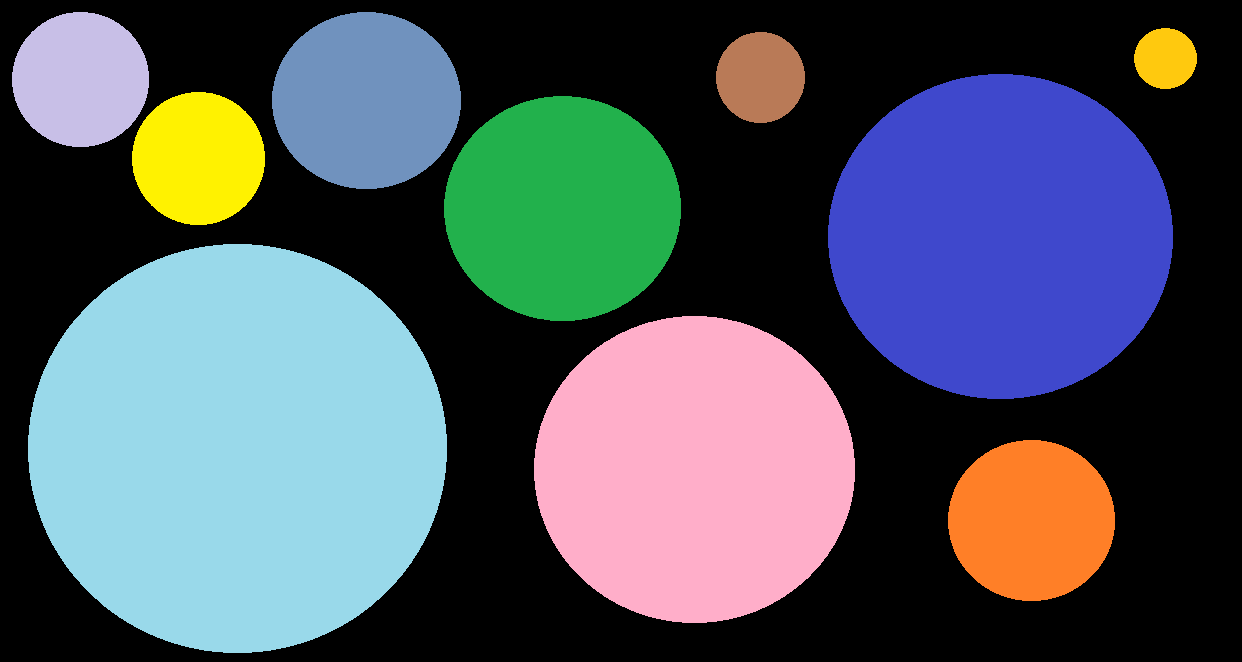
#> input picture S1SW/Hisham_oepncv/shapes_sizes.png, 1242 x 662 px, found by its file name
$ python task7.py
#> lines starting #> are read from the running program, lines starting #| are printed output that depends on the picture; after the words box and inside, x2 and y2 are one past the last pixel; in counts of white or black regions, pixels touching at a corner belong together
import cv2
import numpy as np

image_path = "S1SW/Hisham_oepncv/shapes_sizes.png"  # Ensure this path is correct
image = cv2.imread(image_path)
#> image is the input picture: shape (662, 1242, 3); mean B, G, R 94.8, 85.7, 77.8

gray = cv2.cvtColor(image, cv2.COLOR_BGR2GRAY)
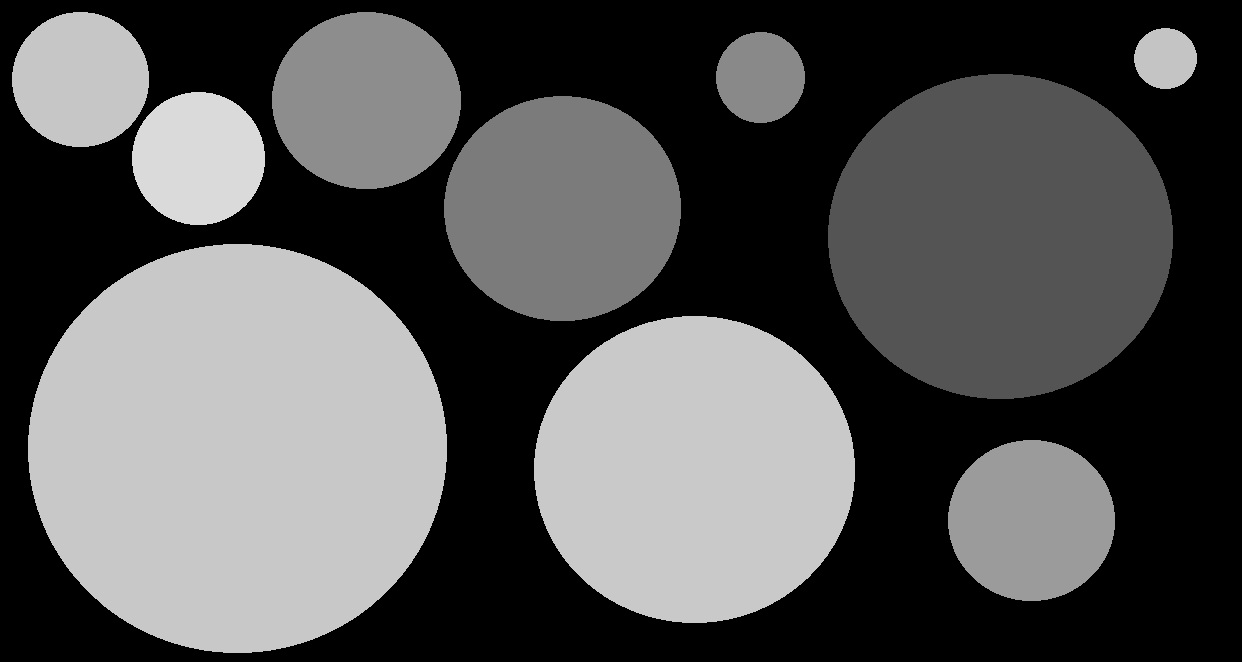
#> gray: shape (662, 1242); min 0, max 218, mean 84.3

_, thresh = cv2.threshold(gray, 80, 255, cv2.THRESH_BINARY)
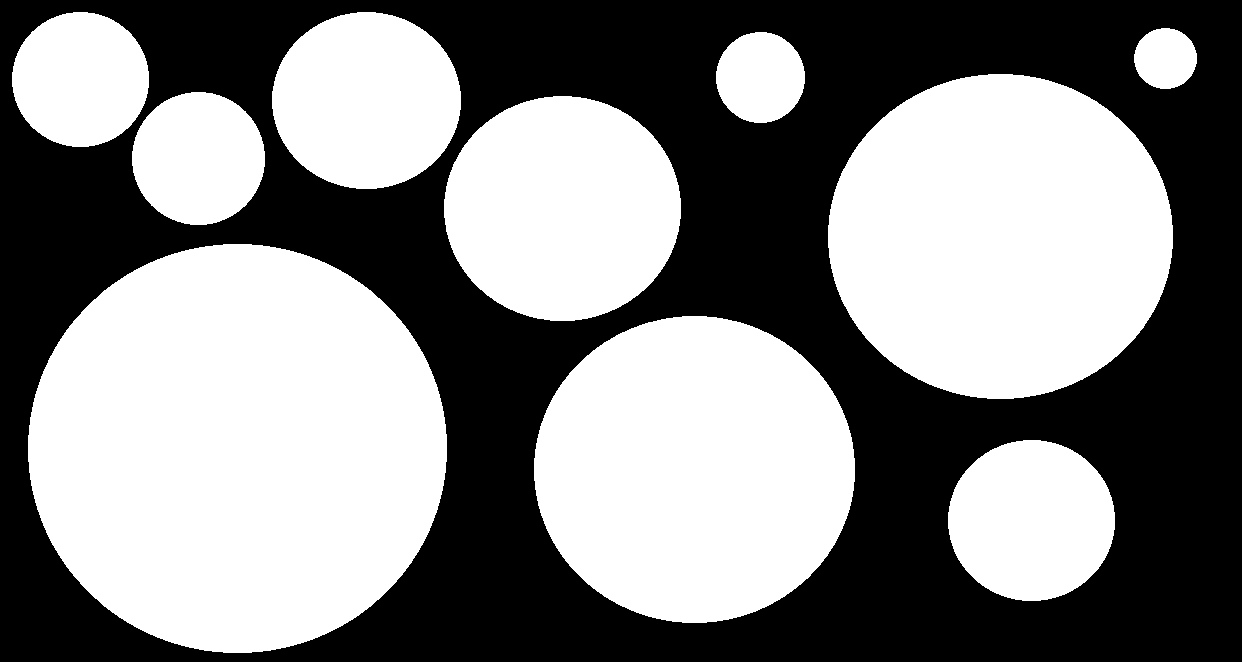
#> thresh: shape (662, 1242); 51.9% white; 1 black region

contours, _ = cv2.findContours(thresh, cv2.RETR_EXTERNAL, cv2.CHAIN_APPROX_SIMPLE)
#> contours = 10 contours; largest, box (x1, y1, x2, y2) and area: (28, 244, 447, 653) 134010, (828, 74, 1173, 399) 87531, (534, 316, 855, 623) 76890, (444, 96, 681, 321) 41535, (272, 12, 461, 189) 26002

contour_areas = [(cv2.contourArea(c), c) for c in contours]
#> contour_areas = 10 items
contour_areas.sort(key=lambda x: x[0], reverse=True)

for index, (area, contour) in enumerate(contour_areas):
    cv2.drawContours(image, [contour], -1, (0, 80,60), 2)
    M = cv2.moments(contour)
    if M["m00"] != 0:
        cX = int(M["m10"] / M["m00"])
        cY = int(M["m01"] / M["m00"])
        cv2.putText(image, f"Order: {index + 1}", (cX - 20, cY - 20),
                    cv2.FONT_HERSHEY_SIMPLEX, 0.5, (255, 255, 255), 2)
#> this loop made 10 passes
#> (area, cX, cY) on passes 1 to 10: (134010, 237, 448), (87531, 1000, 236), (76889.5, 694, 469), (41535, 562, 208), (26002, 366, 100), (20875, 1031, 520), (14329, 80, 79), (13688.5, 198, 158), (6221, 760, 77), (2917, 1165, 58)
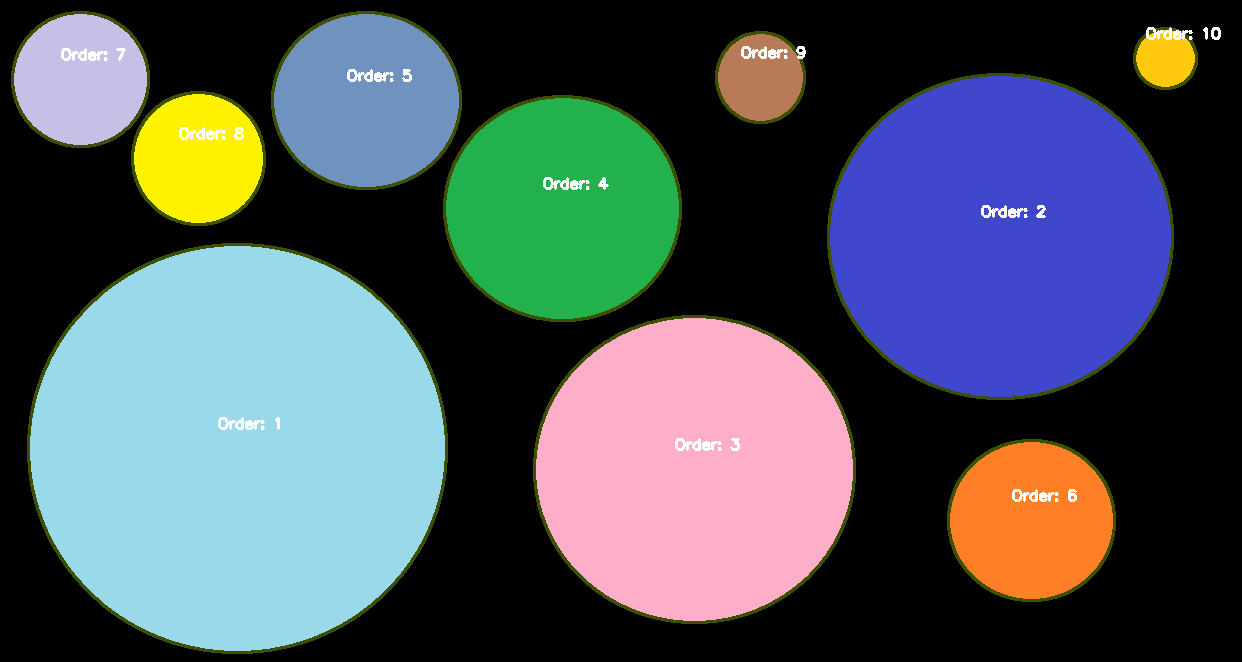
#> image: shape (662, 1242, 3); 3.19% of pixels changed, all inside (x1, y1, x2, y2) = (11, 11, 1221, 654)

cv2.imshow("Contours Sorted by Order", image)
cv2.waitKey(0)
cv2.destroyAllWindows()
